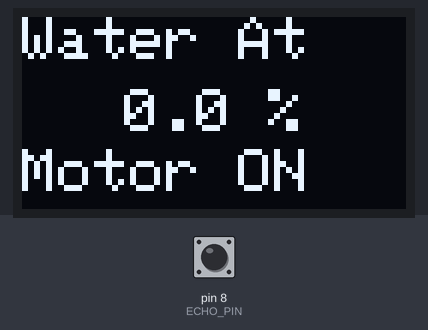
Bench run of a sketch on a simulated Arduino Uno, built with avr-gcc and run on an emulated ATmega328P. Parts: 128×64 one-colour display. The inputs (shaded band) are chosen by the test bench; at power-on: pin 8 (ECHO_PIN) LOW. What the sketch prints to the serial monitor is not drawn.

Above: at 3.6 s.
3.7 s: pin 8 (ECHO_PIN) pulsed HIGH 2 times (0.12 s each, 0.3 s apart)
At 4.9 s:
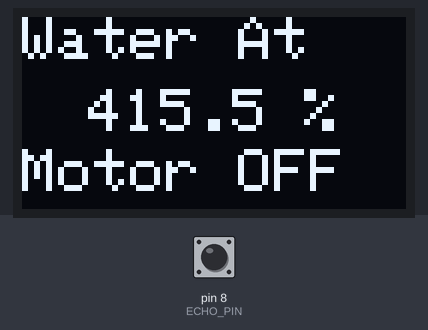
Timing chart, 0 to 6.7 s (numbered marks = the images above; inputs shaded):
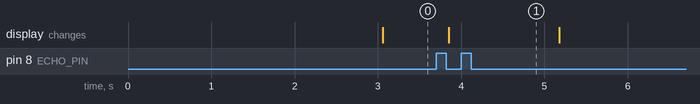

The sketch:

Waterlevel.ino
```cpp
#include <Wire.h>
#include <Adafruit_GFX.h>
#include <Adafruit_SSD1306.h>

#define SCREEN_WIDTH 128 // OLED display width,  in pixels
#define SCREEN_HEIGHT 64 // OLED display height, in pixels

const int TRIG_PIN   = 9; // Arduino pin connected to Ultrasonic Sensor's TRIG pin
const int ECHO_PIN   = 8; // Arduino pin connected to Ultrasonic Sensor's ECHO pin
const int MOTOR_PIN = 7;
const int LED_PIN = 13;

Adafruit_SSD1306 oled(SCREEN_WIDTH, SCREEN_HEIGHT, &Wire, -1); // create SSD1306 display object connected to I2C

String tempString;

void setup() {
  Serial.begin(9600);

  // initialize OLED display with address 0x3C for 128x64
  if (!oled.begin(SSD1306_SWITCHCAPVCC, 0x3C)) {
    Serial.println(F("SSD1306 allocation failed"));
    while (true);
  }

  delay(2000);         // wait for initializing
  oled.clearDisplay(); // clear display

  oled.setTextSize(2);      // text size
  oled.setTextColor(WHITE); // text color
  oled.setCursor(0, 10);    // position to display

  tempString.reserve(10);   // to avoid fragmenting memory when using String
}

void loop() {
  // generate 10-microsecond pulse to TRIG pin
  digitalWrite(TRIG_PIN, HIGH);
  delayMicroseconds(10);
  digitalWrite(TRIG_PIN, LOW);

  // measure duration of pulse from ECHO pin
  long duration_us = pulseIn(ECHO_PIN, HIGH);
  // calculate the distance
  float distance_cm = 0.017 * duration_us;

  // print the value to Serial Monitor
  Serial.print("distance: ");
  Serial.print(distance_cm);
  Serial.println(" cm");
  tempString  = String(((distance_cm/491)*100),1); // two decimal places
  tempString += " %";

  Serial.println(tempString);    // print the temperature in Celsius to Serial Monitor
   // display temperature on OLED
  if(((distance_cm/491)*100)<25) {
   oled.clearDisplay();
    oled.setCursor(0,0);
    oled.println("Water At");
    oledDisplayCenter(tempString);
    oled.setCursor(0,44);
    oled.println("Motor ON");
    oled.display();
   digitalWrite(MOTOR_PIN, HIGH);
   digitalWrite(LED_PIN, HIGH);

  }
  else {
    oled.clearDisplay();
    oled.setCursor(0,0);
    oled.println("Water At");
    oledDisplayCenter(tempString);
    oled.setCursor(0,44);
    oled.println("Motor OFF");
    oled.display();
    digitalWrite(MOTOR_PIN, LOW);
    digitalWrite(LED_PIN, LOW);

  }

}

void oledDisplayCenter(String text) {
  int16_t x1;
  int16_t y1;
  uint16_t width;
  uint16_t height;

  oled.getTextBounds(text, 0, 0, &x1, &y1, &width, &height);

  // display on horizontal and vertical center
  //oled.clearDisplay(); // clear display
  oled.setCursor((SCREEN_WIDTH - width) / 2, (SCREEN_HEIGHT - height) / 2);
  oled.println(text); // text to display
  //oled.display();
}
```

Measured:
- after the input at 3.7 s, the display: changes after 0.15 s (image 1)
